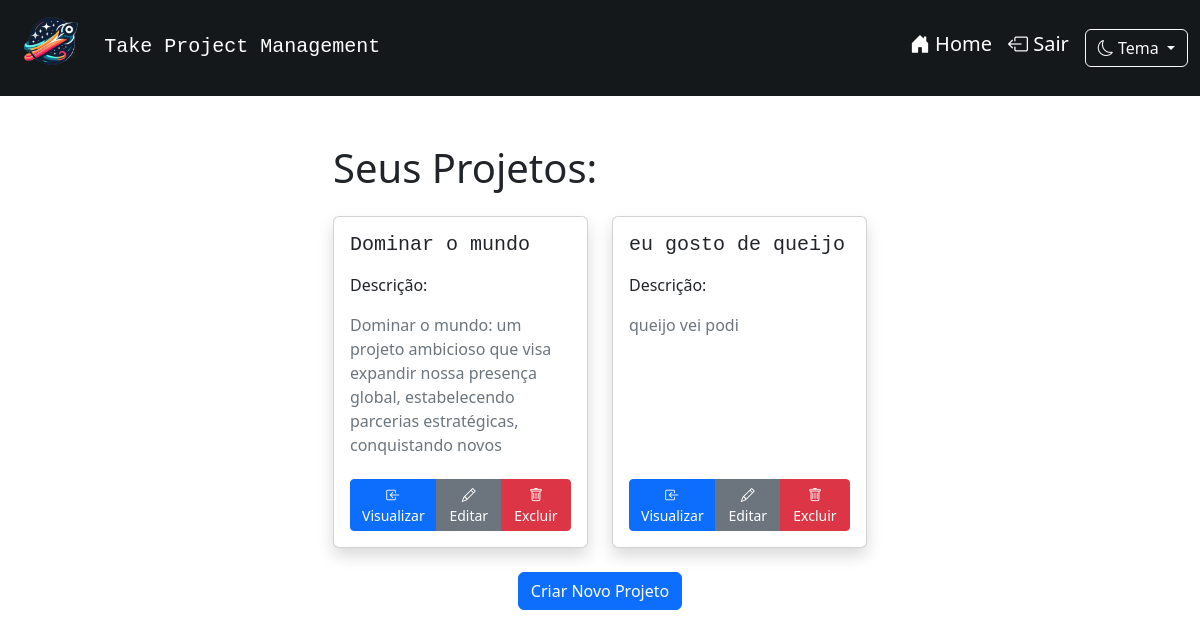
The page / (signed in) on the database as committed earlier.
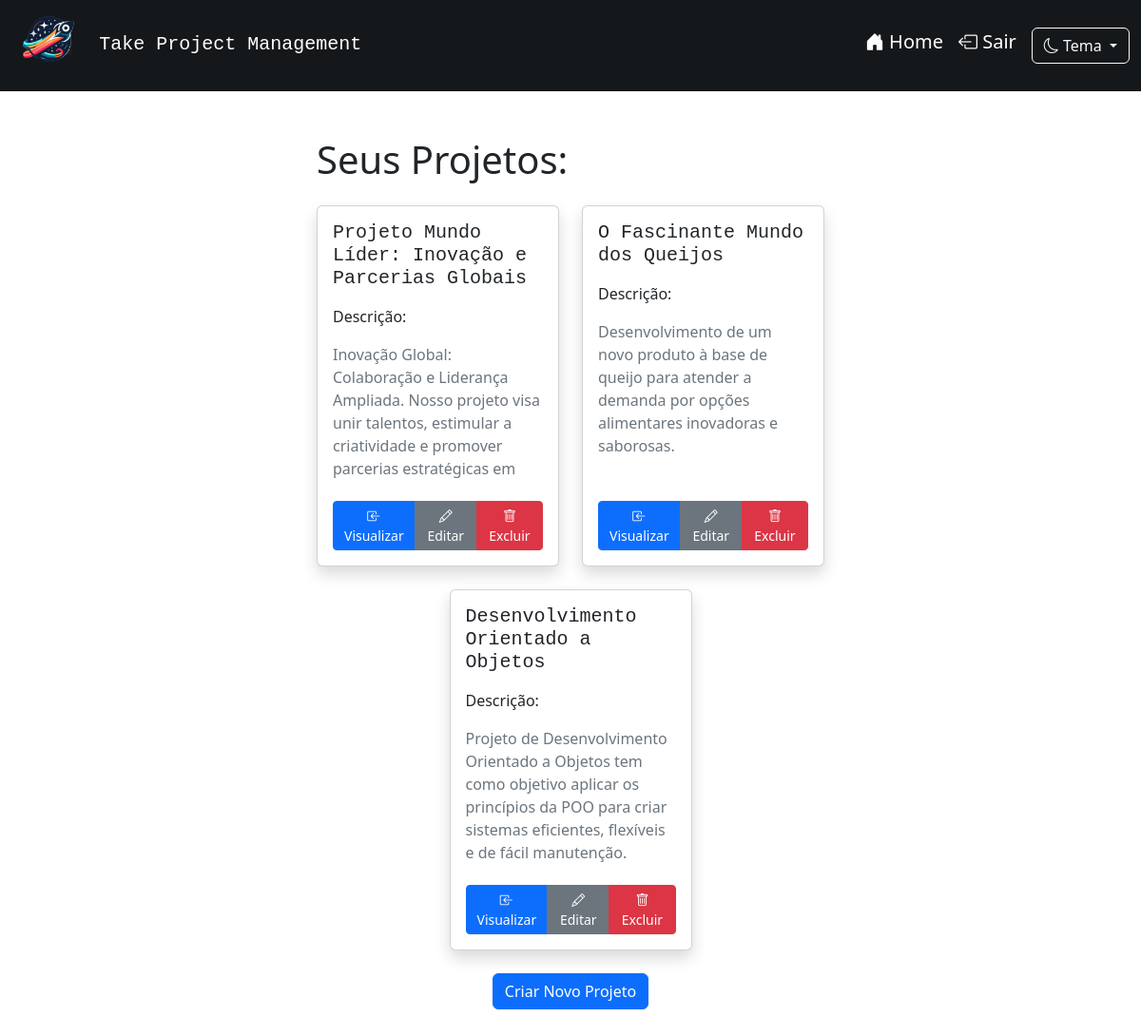
The same page on the database as committed later.
### app.py (models this page shows, shortened)
class Projeto(db.Model):
    __tablename__ = 'projeto'
    id = db.Column(db.Integer, primary_key=True)
    nome_projeto = db.Column(db.String(80), nullable=False)
    descricao_projeto = db.Column(db.String())
    usuario_id = db.Column(db.Integer, db.ForeignKey('usuario.id'), nullable=False)
    usuario = db.relationship('Usuario', backref=db.backref('projetos', lazy=True))
    tarefas = db.relationship('Tarefa', backref='projeto_rel', cascade="all, delete-orphan", lazy=True)

### app.py (the view)
@app.route('/')
def index():
    if 'usuario_id' in session:
        projetos = Projeto.query.filter_by(usuario_id=session['usuario_id']).all()
        return render_template('index.html', projetos=projetos)
    return render_template('index.html')

### templates/index.html (shortened to what this page needs)
{% extends 'base.html' %}
{% block content %}
    {% if not 'usuario_id' in session %}
        <div class="container">
            <div class="row justify-content-center">
                <div class="col-md-4">
                    <div id="login-popup" class="shadow p-3 mb-5 bg-body-tertiary rounded">
                        <form method="POST" action="{{ url_for('entrar') }}" class="form-container">
                            <h2 class="font-monospace">Entrar</h2>
                            <hr>
                            <div class="form-group mt-1">
                                <label for="email" class="form-label">Email:</label>
                                <input type="email" name="email" id="email" class="form-control" required>
                            </div>
                            <div class="form-group mt-1">
                                <label for="senha" class="form-label">Senha:</label>
                                <input type="password" name="senha" id="senha" class="form-control" required>
                            </div>
                            <button type="submit" class="btn btn-primary mt-3">Entrar</button>
                        </form>
                    </div>
                </div>
                <div class="col-md-4">
                    <div id="register-popup" class="shadow p-3 mb-5 bg-body-tertiary rounded">
                        <form method="POST" action="{{ url_for('registrar') }}" class="form-container">
                            <h2 class="font-monospace">Registro</h2>
                            <hr>
                            <div class="form-group mt-1">
                                <label for="nome" class="form-label">Nome de usuário:</label>
                                <input type="text" name="nome" id="nome" class="form-control" required>
                            </div>
                            <div class="form-group mt-1">
                                <label for="email" class="form-label">Email:</label>
                                <input type="email" name="email" id="email" class="form-control" required>
                            </div>
                            <div class="form-group mt-1">
                                <label for="senha" class="form-label">Senha:</label>
                                <input type="password" name="senha" id="senha" class="form-control" required>
                            </div>
                            <button type="submit" class="btn btn-primary mt-3">Registrar</button>
                        </form>
                    </div>
                </div>
            </div>
        </div>
    {% else %}
        <div class="container">
            <div class="row justify-content-center">
                <div class="col-md-6">
                    <h1 class="mb-4">Seus Projetos: </h1>
                    <div class="row row-cols-1 row-cols-md-2 g-4 justify-content-center">
                        {% for projeto in projetos %}
                        <div class="col">
                            <div class="card shadow h-100">
                                <div class="card-body d-flex flex-column">
                                    <h5 class="card-title font-monospace">{{ projeto.nome_projeto }}</h5>
                                    <p class="mt-2">Descrição:</p>
                                    <p class="card-text text-secondary" style="max-height: 150px; overflow-y: auto;">{% if projeto.descricao_projeto %}{{ projeto.descricao_projeto }}{% endif %}</p>
                                    <div class="mt-auto mx-auto">
                                        <div class="btn-group btn-group-sm" role="group" aria-label="Ações">
                                            <a href="{{ url_for('projeto_especifico', projeto_id=projeto.id) }}" class="btn btn-primary"><i class="bi bi-box-arrow-in-left"></i> Visualizar</a>
                                            <button type="button" class="btn btn-secondary" data-bs-toggle="modal" data-bs-target="#modalEditarProjeto{{ projeto.id }}"><i class="bi bi-pencil"></i> Editar</button>
                                            <button type="button" class="btn btn-danger" data-bs-toggle="modal" data-bs-target="#modalExcluirProjeto{{ projeto.id }}"><i class="bi bi-trash"></i> Excluir</button>
                                        </div>
                                    </div>
                                </div>
                            </div>
                        </div>
                        {% endfor %}
                    </div>
                    <div class="text-center">
                        <button type="button" class="btn btn-primary mt-4" data-bs-toggle="modal" data-bs-target="#modalCriarProjeto">
                            Criar Novo Projeto
                        </button>
                    </div>
                </div>
            </div>
        </div>
    {% endif %}
{% endblock %}

### templates/base.html (shortened to what this page needs)
<!DOCTYPE html>
<html lang="pt-br" data-bs-theme="{{ session['tema'] }}">
<head>
    <link href="https://cdn.jsdelivr.net/npm/bootstrap@5.3.3/dist/css/bootstrap.min.css" rel="stylesheet">
    <link rel="stylesheet" href="https://cdn.jsdelivr.net/npm/bootstrap-icons@1.11.3/font/bootstrap-icons.min.css">
</head>
<body>
    <header class="navbar navbar-expand-lg" style="background-color: #15181a">
        <div class="container">
            <div class="row">
                <div class="col-lg">
                    <a href="{{ url_for('index') }}"> <img style="width: 80px; height: 80px;" src="{{ url_for('static', filename='img/logo_take.png') }}" alt=""></a>
                    <a class="navbar-brand p-2 font-monospace text-white" href="{{ url_for('index') }}">Take Project Management</a>
                </div>
            </div>
        </div>
        <nav class="navbar">
            <div class="container">
                <div class="d-flex w-100 justify-content-between align-items-center">
                    <ul class="navbar-nav">
                        <li class="nav-item">
                            <a href="{{ url_for('index') }}" class="navbar-brand text-white"><i class="bi bi-house-door-fill"></i> Home</a>
                        </li>
                        {% if 'usuario_id' in session %}
                            <li class="nav-item">
                                <a href="{{ url_for('sair') }}" class="navbar-brand text-white"><i class="bi bi-box-arrow-left"></i> Sair</a>
                            </li>
                        {% endif %}
                        <li class="nav-item">
                            <div class="dropdown">
                                <button class="btn btn-outline-light dropdown-toggle" type="button" id="dropdownMenuButtonDark" data-bs-toggle="dropdown" aria-expanded="false">
                                    <i class="bi bi-moon"></i> Tema
                                </button>
                            </div>
                        </li>
                    </ul>
                </div>
            </div>
        </nav>
    </header>
    <main class="container my-5">
        {% block content %}{% endblock %}
    </main>
</body>
</html>

Rows that differ between the two databases and show on the page:
removed Projeto: nome_projeto "Dominar o mundo", descricao_projeto "Dominar o mundo: um projeto ambicioso que visa expandir nossa presença global, estabelecendo parcerias estratégicas, conquistando novos…"
added Projeto: nome_projeto "Projeto Mundo Líder: Inovação e Parcerias Globais", descricao_projeto "Inovação Global: Colaboração e Liderança Ampliada. Nosso projeto visa unir talentos, estimular a criatividade e promover parcerias estratégicas em…"
changed Projeto: nome_projeto "eu gosto de queijo" → "O Fascinante Mundo dos Queijos"; descricao_projeto "queijo vei podi" → "Desenvolvimento de um novo produto à base de queijo para atender a demanda por opções alimentares inovadoras e saborosas."
added Projeto: nome_projeto "Desenvolvimento Orientado a Objetos", descricao_projeto "Projeto de Desenvolvimento Orientado a Objetos tem como objetivo aplicar os princípios da POO para criar sistemas eficientes, flexíveis e de fácil manutenção.…"
